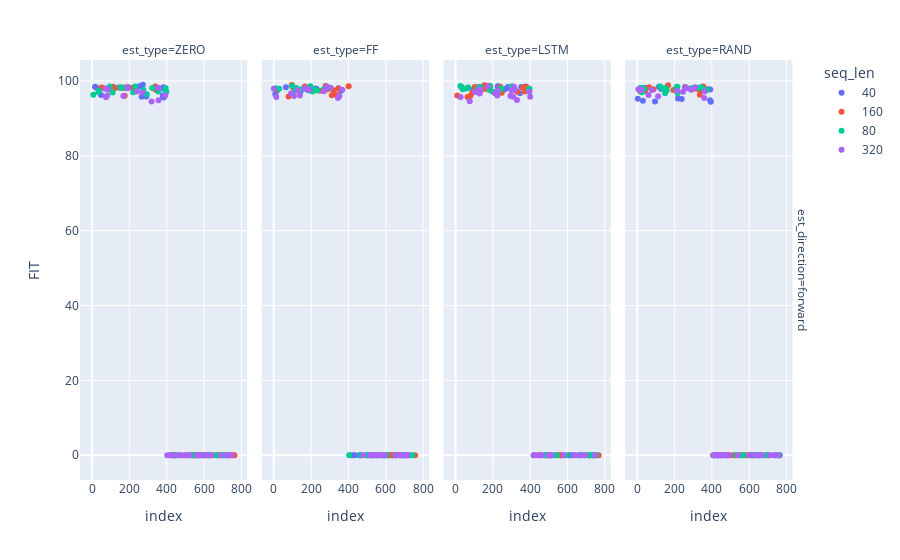

Notebook cell for this chart:
### Code cell
fig = px.scatter(df_30min, y="FIT",
                 facet_col="est_type", facet_row="est_direction", color="seq_len",
                 hover_data=["max_time", "seq_est_len"])
fig.show()

### Figure 1 — Plotly figure (JSON) as saved in the notebook; plotly's stock layout.template omitted (floating-point values rounded to 4 significant figures)
{"data": [{"customdata": [[3600, 80], [3600, 80], [3600, 40], [3600, 20], [1800, 40], [3600, 20], [3600, 40], [3600, 80], [1800, 80], [3600, 20], [1800, 40], [1800, 80], [1800, 80], [1800, 20], [1800, 20], [3600, 10], [1800, 80], [1800, 10], [3600, 10], [1800, 10], [3600, 40], [3600, 40], [1800, 20], [1800, 20], [1800, 10], [3600, 10], [3600, 80], [1800, 40], [3600, 10], [1800, 40], [1800, 10], [3600, 20]], "hovertemplate": "seq_len=40<br>est_direction=forward<br>est_type=ZERO<br>index=%{x}<br>FIT=%{y}<br>max_time=%{customdata[0]}<br>seq_est_len=%{customdata[1]}<extra></extra>", "legendgroup": "40", "marker": {"color": "#636efa", "symbol": "circle"}, "mode": "markers", "name": "40", "orientation": "v", "showlegend": true, "type": "scatter", "x": [272, 254, 16, 194, 382, 106, 143, 162, 22, 388, 59, 109, 385, 89, 235, 48, 379, 291, 266, 384, 431, 449, 504, 565, 576, 590, 622, 626, 630, 691, 714, 721], "xaxis": "x", "y": [98.98, 98.59, 98.47, 98.29, 98.28, 98.28, 98.25, 98.23, 98.23, 98.13, 98.03, 98.01, 97.86, 97.79, 97.53, 96.22, 96.08, 95.87, 95.8, 95.56, 0, 0, 0, 0, 0, 0, 0, 0, 0, 0, 0, 0], "yaxis": "y"}, {"customdata": [[1800, 40], [3600, 20], [1800, 20], [3600, 80], [1800, 40], [3600, 80], [1800, 10], [3600, 40], [3600, 20], [1800, 40], [1800, 80], [3600, 80], [1800, 40], [1800, 20], [3600, 40], [1800, 80], [3600, 10], [3600, 20], [3600, 10], [1800, 80], [1800, 10], [3600, 20], [3600, 80], [1800, 10], [1800, 20], [1800, 80], [1800, 10], [3600, 10], [3600, 40], [1800, 20], [3600, 10], [3600, 40]], "hovertemplate": "seq_len=40<br>est_direction=forward<br>est_type=FF<br>index=%{x}<br>FIT=%{y}<br>max_time=%{customdata[0]}<br>seq_est_len=%{customdata[1]}<extra></extra>", "legendgroup": "40", "marker": {"color": "#636efa", "symbol": "circle"}, "mode": "markers", "name": "40", "orientation": "v", "showlegend": false, "type": "scatter", "x": [65, 169, 346, 198, 223, 230, 151, 117, 185, 17, 360, 144, 8, 408, 425, 433, 458, 471, 497, 503, 506, 516, 527, 614, 618, 636, 655, 677, 693, 700, 717, 728], "xaxis": "x2", "y": [98.35, 98.21, 98.03, 98.02, 98.01, 97.87, 97.71, 97.69, 97.5, 97.44, 97.41, 97.17, 96.42, 0, 0, 0, 0, 0, 0, 0, 0, 0, 0, 0, 0, 0, 0, 0, 0, 0, 0, 0], "yaxis": "y2"}, {"customdata": [[3600, 40], [1800, 80], [3600, 20], [3600, 10], [1800, 10], [3600, 40], [3600, 20], [3600, 80], [3600, 20], [1800, 80], [3600, 40], [1800, 20], [1800, 20], [3600, 80], [1800, 10], [3600, 10], [1800, 20], [3600, 10], [3600, 80], [1800, 20], [1800, 10], [1800, 40], [1800, 40], [3600, 10], [1800, 40], [1800, 80], [3600, 20], [1800, 40], [3600, 40], [3600, 80], [1800, 10], [1800, 80]], "hovertemplate": "seq_len=40<br>est_direction=forward<br>est_type=LSTM<br>index=%{x}<br>FIT=%{y}<br>max_time=%{customdata[0]}<br>seq_est_len=%{customdata[1]}<extra></extra>", "legendgroup": "40", "marker": {"color": "#636efa", "symbol": "circle"}, "mode": "markers", "name": "40", "orientation": "v", "showlegend": false, "type": "scatter", "x": [226, 229, 376, 180, 145, 281, 32, 125, 352, 67, 243, 150, 270, 92, 255, 222, 345, 418, 483, 505, 536, 562, 572, 608, 611, 624, 692, 715, 719, 734, 738, 749], "xaxis": "x3", "y": [98.56, 98.55, 98.5, 98.47, 98.45, 98.4, 98.39, 98.38, 98.37, 98.17, 98.07, 97.96, 97.94, 97.65, 97.54, 97.23, 96.71, 0, 0, 0, 0, 0, 0, 0, 0, 0, 0, 0, 0, 0, 0, 0], "yaxis": "y3"}, {"customdata": [[3600, 40], [3600, 80], [3600, 80], [1800, 80], [3600, 20], [3600, 20], [1800, 20], [1800, 20], [1800, 40], [3600, 80], [1800, 40], [1800, 40], [3600, 10], [1800, 10], [1800, 10], [3600, 10], [3600, 10], [3600, 10], [1800, 10], [1800, 80], [1800, 20], [1800, 40], [3600, 80], [3600, 40], [1800, 20], [3600, 20], [1800, 80], [3600, 40], [3600, 40], [1800, 10], [3600, 20], [1800, 80]], "hovertemplate": "seq_len=40<br>est_direction=forward<br>est_type=RAND<br>index=%{x}<br>FIT=%{y}<br>max_time=%{customdata[0]}<br>seq_est_len=%{customdata[1]}<extra></extra>", "legendgroup": "40", "marker": {"color": "#636efa", "symbol": "circle"}, "mode": "markers", "name": "40", "orientation": "v", "showlegend": false, "type": "scatter", "x": [116, 256, 40, 23, 259, 283, 128, 377, 290, 391, 210, 342, 218, 3, 238, 390, 30, 95, 394, 416, 429, 434, 482, 523, 558, 641, 659, 669, 685, 705, 731, 761], "xaxis": "x4", "y": [98.46, 98.41, 98.21, 98.14, 98.1, 97.93, 97.84, 97.78, 97.77, 97.72, 97.67, 97.59, 95.3, 95.25, 95.17, 94.81, 94.73, 94.54, 94.46, 0, 0, 0, 0, 0, 0, 0, 0, 0, 0, 0, 0, 0], "yaxis": "y4"}, {"customdata": [[3600, 80], [3600, 20], [3600, 20], [3600, 40], [3600, 40], [3600, 20], [3600, 80], [3600, 20], [3600, 40], [1800, 10], [1800, 20], [1800, 10], [1800, 40], [3600, 80], [1800, 80], [1800, 80], [1800, 20], [1800, 40], [1800, 10], [3600, 10], [1800, 80], [1800, 10], [3600, 10], [1800, 40], [1800, 20], [3600, 10], [1800, 40], [1800, 80], [3600, 40], [3600, 80], [1800, 20], [3600, 10]], "hovertemplate": "seq_len=160<br>est_direction=forward<br>est_type=ZERO<br>index=%{x}<br>FIT=%{y}<br>max_time=%{customdata[0]}<br>seq_est_len=%{customdata[1]}<extra></extra>", "legendgroup": "160", "marker": {"color": "#EF553B", "symbol": "circle"}, "mode": "markers", "name": "160", "orientation": "v", "showlegend": true, "type": "scatter", "x": [339, 113, 182, 52, 98, 219, 154, 173, 121, 88, 341, 175, 419, 439, 442, 473, 528, 538, 543, 545, 546, 555, 595, 648, 667, 672, 679, 733, 737, 750, 755, 763], "xaxis": "x", "y": [98.54, 98.42, 98.29, 98.27, 98.21, 98.2, 98.2, 98.12, 98.02, 97.73, 97.62, 96.07, 0, 0, 0, 0, 0, 0, 0, 0, 0, 0, 0, 0, 0, 0, 0, 0, 0, 0, 0, 0], "yaxis": "y"}, {"customdata": [[3600, 80], [3600, 10], [3600, 10], [3600, 40], [3600, 10], [3600, 40], [3600, 20], [1800, 40], [1800, 80], [3600, 10], [3600, 80], [1800, 80], [1800, 10], [1800, 10], [1800, 20], [1800, 20], [1800, 40], [1800, 20], [1800, 10], [3600, 20], [1800, 40], [3600, 40], [3600, 80], [1800, 10], [1800, 20], [1800, 80], [3600, 20], [3600, 80], [1800, 80], [3600, 20], [1800, 40], [3600, 40]], "hovertemplate": "seq_len=160<br>est_direction=forward<br>est_type=FF<br>index=%{x}<br>FIT=%{y}<br>max_time=%{customdata[0]}<br>seq_est_len=%{customdata[1]}<extra></extra>", "legendgroup": "160", "marker": {"color": "#EF553B", "symbol": "circle"}, "mode": "markers", "name": "160", "orientation": "v", "showlegend": false, "type": "scatter", "x": [97, 278, 401, 167, 104, 297, 304, 187, 305, 276, 347, 284, 11, 321, 202, 250, 336, 311, 79, 520, 522, 531, 583, 612, 634, 635, 646, 660, 674, 682, 701, 757], "xaxis": "x2", "y": [98.89, 98.63, 98.57, 98.55, 98.26, 98.15, 98.1, 98.05, 98.0, 97.97, 97.89, 97.71, 97.71, 97.55, 97.49, 97.39, 96.22, 96.14, 95.87, 0, 0, 0, 0, 0, 0, 0, 0, 0, 0, 0, 0, 0], "yaxis": "y2"}, {"customdata": [[3600, 40], [3600, 80], [3600, 20], [3600, 40], [3600, 80], [3600, 80], [3600, 10], [3600, 10], [1800, 20], [3600, 40], [1800, 80], [3600, 10], [1800, 20], [1800, 40], [1800, 40], [1800, 80], [1800, 40], [3600, 20], [1800, 80], [1800, 10], [1800, 10], [1800, 40], [1800, 10], [3600, 10], [1800, 20], [3600, 80], [3600, 20], [1800, 10], [1800, 80], [3600, 40], [1800, 20], [3600, 20]], "hovertemplate": "seq_len=160<br>est_direction=forward<br>est_type=LSTM<br>index=%{x}<br>FIT=%{y}<br>max_time=%{customdata[0]}<br>seq_est_len=%{customdata[1]}<extra></extra>", "legendgroup": "160", "marker": {"color": "#EF553B", "symbol": "circle"}, "mode": "markers", "name": "160", "orientation": "v", "showlegend": false, "type": "scatter", "x": [156, 177, 240, 380, 103, 374, 362, 364, 111, 142, 159, 107, 179, 237, 307, 131, 371, 331, 248, 90, 9, 80, 64, 430, 452, 454, 487, 507, 550, 563, 745, 767], "xaxis": "x3", "y": [98.87, 98.72, 98.47, 98.41, 98.38, 98.31, 98.22, 98.22, 98.0, 97.9, 97.89, 97.85, 97.68, 97.53, 97.48, 97.2, 97.18, 97.13, 96.83, 96.82, 96.12, 96.06, 95.71, 0, 0, 0, 0, 0, 0, 0, 0, 0], "yaxis": "y3"}, {"customdata": [[3600, 80], [3600, 80], [3600, 20], [3600, 20], [3600, 20], [1800, 40], [3600, 40], [1800, 20], [1800, 20], [3600, 80], [1800, 40], [1800, 10], [1800, 80], [1800, 80], [1800, 40], [1800, 10], [1800, 20], [3600, 40], [3600, 40], [3600, 10], [3600, 40], [1800, 20], [1800, 80], [3600, 20], [1800, 40], [1800, 10], [3600, 10], [3600, 80], [1800, 10], [3600, 10], [3600, 10], [1800, 80]], "hovertemplate": "seq_len=160<br>est_direction=forward<br>est_type=RAND<br>index=%{x}<br>FIT=%{y}<br>max_time=%{customdata[0]}<br>seq_est_len=%{customdata[1]}<extra></extra>", "legendgroup": "160", "marker": {"color": "#EF553B", "symbol": "circle"}, "mode": "markers", "name": "160", "orientation": "v", "showlegend": false, "type": "scatter", "x": [165, 353, 63, 262, 325, 358, 350, 316, 298, 87, 334, 193, 42, 15, 335, 406, 428, 456, 460, 484, 492, 513, 540, 574, 589, 603, 606, 620, 623, 653, 699, 740], "xaxis": "x4", "y": [98.85, 98.51, 98.33, 98.2, 98.07, 98.03, 97.98, 97.93, 97.88, 97.77, 97.77, 97.57, 97.33, 97.21, 96.34, 0, 0, 0, 0, 0, 0, 0, 0, 0, 0, 0, 0, 0, 0, 0, 0, 0], "yaxis": "y4"}, {"customdata": [[3600, 80], [3600, 40], [3600, 20], [3600, 40], [1800, 20], [1800, 80], [1800, 20], [3600, 80], [3600, 20], [1800, 40], [3600, 80], [3600, 10], [1800, 40], [1800, 40], [3600, 10], [1800, 10], [3600, 10], [3600, 20], [3600, 10], [1800, 80], [1800, 10], [3600, 40], [3600, 80], [1800, 20], [1800, 80], [1800, 40], [1800, 10], [1800, 10], [3600, 20], [3600, 40], [1800, 80], [1800, 20]], "hovertemplate": "seq_len=80<br>est_direction=forward<br>est_type=ZERO<br>index=%{x}<br>FIT=%{y}<br>max_time=%{customdata[0]}<br>seq_est_len=%{customdata[1]}<extra></extra>", "legendgroup": "80", "marker": {"color": "#00cc96", "symbol": "circle"}, "mode": "markers", "name": "80", "orientation": "v", "showlegend": true, "type": "scatter", "x": [231, 96, 153, 322, 176, 395, 77, 94, 275, 36, 355, 398, 34, 220, 110, 293, 7, 438, 450, 467, 526, 535, 552, 569, 601, 602, 609, 627, 642, 668, 689, 703], "xaxis": "x", "y": [98.52, 98.51, 98.24, 98.12, 98.09, 98.02, 97.98, 97.96, 97.58, 97.37, 97.15, 97.03, 97.02, 96.99, 96.89, 96.41, 96.32, 0, 0, 0, 0, 0, 0, 0, 0, 0, 0, 0, 0, 0, 0, 0], "yaxis": "y"}, {"customdata": [[3600, 80], [3600, 20], [3600, 40], [3600, 40], [3600, 40], [1800, 20], [3600, 20], [3600, 10], [1800, 80], [1800, 40], [1800, 40], [3600, 80], [1800, 20], [1800, 10], [1800, 20], [1800, 80], [3600, 10], [1800, 20], [1800, 40], [1800, 10], [1800, 10], [3600, 20], [1800, 80], [3600, 40], [1800, 80], [3600, 20], [3600, 80], [1800, 40], [3600, 80], [3600, 10], [1800, 10], [3600, 10]], "hovertemplate": "seq_len=80<br>est_direction=forward<br>est_type=FF<br>index=%{x}<br>FIT=%{y}<br>max_time=%{customdata[0]}<br>seq_est_len=%{customdata[1]}<extra></extra>", "legendgroup": "80", "marker": {"color": "#00cc96", "symbol": "circle"}, "mode": "markers", "name": "80", "orientation": "v", "showlegend": false, "type": "scatter", "x": [99, 196, 295, 120, 10, 199, 29, 269, 155, 204, 122, 147, 221, 233, 115, 206, 404, 465, 470, 501, 547, 554, 580, 588, 591, 592, 593, 604, 652, 695, 702, 743], "xaxis": "x2", "y": [98.65, 98.57, 98.21, 98.1, 98.04, 97.98, 97.88, 97.84, 97.82, 97.79, 97.77, 97.75, 97.67, 97.47, 97.41, 97.15, 0, 0, 0, 0, 0, 0, 0, 0, 0, 0, 0, 0, 0, 0, 0, 0], "yaxis": "y2"}, {"customdata": [[3600, 20], [3600, 40], [3600, 10], [3600, 10], [3600, 10], [1800, 40], [1800, 10], [3600, 80], [1800, 40], [1800, 20], [1800, 20], [3600, 80], [1800, 40], [1800, 10], [1800, 80], [1800, 40], [1800, 80], [1800, 80], [3600, 10], [1800, 20], [1800, 20], [1800, 10], [3600, 40], [3600, 40], [3600, 20], [3600, 80], [1800, 80], [1800, 10], [3600, 20], [3600, 20], [3600, 80], [3600, 40]], "hovertemplate": "seq_len=80<br>est_direction=forward<br>est_type=LSTM<br>index=%{x}<br>FIT=%{y}<br>max_time=%{customdata[0]}<br>seq_est_len=%{customdata[1]}<extra></extra>", "legendgroup": "80", "marker": {"color": "#00cc96", "symbol": "circle"}, "mode": "markers", "name": "80", "orientation": "v", "showlegend": false, "type": "scatter", "x": [184, 26, 303, 186, 132, 68, 244, 58, 397, 118, 393, 39, 239, 183, 197, 217, 480, 493, 494, 534, 542, 599, 658, 663, 678, 681, 713, 720, 722, 725, 736, 753], "xaxis": "x3", "y": [98.67, 98.65, 98.61, 98.58, 98.39, 98.24, 98.02, 97.98, 97.9, 97.9, 97.77, 97.75, 97.63, 97.63, 97.18, 96.65, 0, 0, 0, 0, 0, 0, 0, 0, 0, 0, 0, 0, 0, 0, 0, 0], "yaxis": "y3"}, {"customdata": [[3600, 20], [3600, 80], [3600, 20], [1800, 80], [1800, 80], [3600, 20], [1800, 40], [3600, 20], [3600, 40], [3600, 80], [1800, 20], [3600, 40], [3600, 80], [1800, 40], [1800, 40], [3600, 80], [1800, 10], [1800, 10], [3600, 40], [1800, 20], [1800, 80], [1800, 20], [3600, 10], [3600, 10], [3600, 40], [1800, 10], [3600, 10], [1800, 40], [1800, 80], [3600, 10], [1800, 20], [1800, 10]], "hovertemplate": "seq_len=80<br>est_direction=forward<br>est_type=RAND<br>index=%{x}<br>FIT=%{y}<br>max_time=%{customdata[0]}<br>seq_est_len=%{customdata[1]}<extra></extra>", "legendgroup": "80", "marker": {"color": "#00cc96", "symbol": "circle"}, "mode": "markers", "name": "80", "orientation": "v", "showlegend": false, "type": "scatter", "x": [123, 212, 215, 343, 324, 18, 152, 296, 141, 38, 287, 208, 357, 375, 158, 24, 216, 149, 409, 441, 459, 530, 556, 568, 610, 629, 651, 694, 744, 754, 759, 764], "xaxis": "x4", "y": [98.49, 98.45, 98.37, 98.3, 98.21, 98.2, 98.09, 98.08, 97.96, 97.94, 97.83, 97.81, 97.65, 97.58, 97.49, 96.97, 96.7, 96.68, 0, 0, 0, 0, 0, 0, 0, 0, 0, 0, 0, 0, 0, 0], "yaxis": "y4"}, {"customdata": [[3600, 20], [3600, 10], [3600, 20], [3600, 10], [1800, 40], [3600, 40], [1800, 10], [3600, 80], [1800, 10], [1800, 20], [1800, 40], [1800, 80], [1800, 80], [1800, 40], [3600, 40], [3600, 10], [3600, 80], [3600, 40], [3600, 10], [3600, 80], [1800, 80], [1800, 20], [3600, 20], [3600, 20], [1800, 10], [1800, 20], [1800, 80], [1800, 20], [1800, 10], [3600, 80], [1800, 40], [3600, 40]], "hovertemplate": "seq_len=320<br>est_direction=forward<br>est_type=ZERO<br>index=%{x}<br>FIT=%{y}<br>max_time=%{customdata[0]}<br>seq_est_len=%{customdata[1]}<extra></extra>", "legendgroup": "320", "marker": {"color": "#ab63fa", "symbol": "circle"}, "mode": "markers", "name": "320", "orientation": "v", "showlegend": true, "type": "scatter", "x": [354, 189, 191, 73, 84, 241, 271, 392, 81, 168, 75, 356, 319, 403, 423, 424, 451, 477, 496, 519, 521, 561, 567, 582, 598, 617, 640, 690, 723, 727, 730, 748], "xaxis": "x", "y": [98.21, 98.18, 98.05, 97.93, 97.83, 97.15, 96.93, 96.11, 96.1, 95.96, 95.63, 94.84, 94.52, 0, 0, 0, 0, 0, 0, 0, 0, 0, 0, 0, 0, 0, 0, 0, 0, 0, 0, 0], "yaxis": "y"}, {"customdata": [[3600, 40], [3600, 40], [3600, 10], [3600, 20], [3600, 40], [3600, 40], [1800, 20], [1800, 10], [1800, 80], [1800, 40], [1800, 40], [1800, 10], [1800, 80], [1800, 20], [1800, 40], [1800, 20], [3600, 80], [1800, 10], [1800, 20], [3600, 20], [1800, 40], [3600, 20], [1800, 80], [3600, 20], [3600, 10], [3600, 80], [3600, 10], [3600, 80], [1800, 80], [1800, 10], [3600, 10], [3600, 80]], "hovertemplate": "seq_len=320<br>est_direction=forward<br>est_type=FF<br>index=%{x}<br>FIT=%{y}<br>max_time=%{customdata[0]}<br>seq_est_len=%{customdata[1]}<extra></extra>", "legendgroup": "320", "marker": {"color": "#ab63fa", "symbol": "circle"}, "mode": "markers", "name": "320", "orientation": "v", "showlegend": false, "type": "scatter", "x": [285, 302, 171, 166, 0, 190, 367, 130, 127, 268, 93, 140, 108, 351, 13, 344, 478, 517, 524, 541, 548, 557, 566, 570, 579, 596, 654, 661, 684, 686, 712, 716], "xaxis": "x2", "y": [98.42, 98.17, 98.02, 97.92, 97.9, 97.7, 97.63, 97.53, 97.45, 97.22, 96.69, 96.12, 95.94, 95.9, 95.73, 95.42, 0, 0, 0, 0, 0, 0, 0, 0, 0, 0, 0, 0, 0, 0, 0, 0], "yaxis": "y2"}, {"customdata": [[3600, 80], [3600, 40], [3600, 10], [1800, 10], [1800, 40], [1800, 40], [1800, 80], [3600, 20], [3600, 20], [1800, 40], [1800, 40], [1800, 20], [1800, 10], [1800, 80], [1800, 10], [3600, 80], [3600, 40], [1800, 80], [3600, 20], [3600, 40], [1800, 20], [3600, 10], [3600, 20], [3600, 10], [1800, 20], [3600, 80], [1800, 20], [3600, 10], [1800, 10], [3600, 40], [3600, 80], [1800, 80]], "hovertemplate": "seq_len=320<br>est_direction=forward<br>est_type=LSTM<br>index=%{x}<br>FIT=%{y}<br>max_time=%{customdata[0]}<br>seq_est_len=%{customdata[1]}<extra></extra>", "legendgroup": "320", "marker": {"color": "#ab63fa", "symbol": "circle"}, "mode": "markers", "name": "320", "orientation": "v", "showlegend": false, "type": "scatter", "x": [174, 313, 318, 126, 134, 225, 301, 396, 105, 211, 129, 224, 294, 309, 400, 27, 329, 76, 420, 444, 463, 500, 511, 514, 515, 581, 637, 638, 664, 670, 696, 746], "xaxis": "x3", "y": [98.58, 98.47, 97.73, 97.73, 97.58, 97.41, 97.4, 97.09, 97.03, 96.69, 96.61, 96.1, 95.98, 95.78, 95.77, 95.72, 94.92, 94.6, 0, 0, 0, 0, 0, 0, 0, 0, 0, 0, 0, 0, 0, 0], "yaxis": "y3"}, {"customdata": [[3600, 40], [3600, 40], [3600, 10], [3600, 20], [1800, 40], [3600, 10], [3600, 40], [3600, 20], [3600, 80], [1800, 20], [1800, 40], [1800, 10], [1800, 80], [1800, 10], [3600, 10], [1800, 20], [1800, 40], [3600, 10], [1800, 20], [1800, 10], [1800, 80], [3600, 20], [3600, 80], [1800, 20], [3600, 80], [1800, 80], [1800, 10], [1800, 40], [1800, 80], [3600, 20], [3600, 80], [3600, 40]], "hovertemplate": "seq_len=320<br>est_direction=forward<br>est_type=RAND<br>index=%{x}<br>FIT=%{y}<br>max_time=%{customdata[0]}<br>seq_est_len=%{customdata[1]}<extra></extra>", "legendgroup": "320", "marker": {"color": "#ab63fa", "symbol": "circle"}, "mode": "markers", "name": "320", "orientation": "v", "showlegend": false, "type": "scatter", "x": [310, 265, 6, 20, 289, 78, 21, 213, 361, 245, 60, 112, 359, 411, 413, 427, 432, 440, 446, 447, 455, 475, 481, 491, 539, 597, 619, 647, 666, 710, 735, 760], "xaxis": "x4", "y": [98.33, 98.03, 97.81, 97.7, 97.61, 97.58, 97.57, 97.41, 97.21, 97.09, 96.23, 95.92, 95.44, 0, 0, 0, 0, 0, 0, 0, 0, 0, 0, 0, 0, 0, 0, 0, 0, 0, 0, 0], "yaxis": "y4"}], "layout": {"annotations": [{"font": {}, "showarrow": false, "text": "est_type=ZERO", "x": 0.115, "xanchor": "center", "xref": "paper", "y": 1, "yanchor": "bottom", "yref": "paper"}, {"font": {}, "showarrow": false, "text": "est_type=FF", "x": 0.365, "xanchor": "center", "xref": "paper", "y": 1, "yanchor": "bottom", "yref": "paper"}, {"font": {}, "showarrow": false, "text": "est_type=LSTM", "x": 0.615, "xanchor": "center", "xref": "paper", "y": 1, "yanchor": "bottom", "yref": "paper"}, {"font": {}, "showarrow": false, "text": "est_type=RAND", "x": 0.865, "xanchor": "center", "xref": "paper", "y": 1, "yanchor": "bottom", "yref": "paper"}, {"font": {}, "showarrow": false, "text": "est_direction=forward", "textangle": 90, "x": 0.98, "xanchor": "left", "xref": "paper", "y": 0.5, "yanchor": "middle", "yref": "paper"}], "legend": {"title": {"text": "seq_len"}, "tracegroupgap": 0}, "margin": {"t": 60}, "xaxis": {"anchor": "y", "domain": [0, 0.23], "title": {"text": "index"}}, "xaxis2": {"anchor": "y2", "domain": [0.25, 0.48], "matches": "x", "title": {"text": "index"}}, "xaxis3": {"anchor": "y3", "domain": [0.5, 0.73], "matches": "x", "title": {"text": "index"}}, "xaxis4": {"anchor": "y4", "domain": [0.75, 0.98], "matches": "x", "title": {"text": "index"}}, "yaxis": {"anchor": "x", "domain": [0, 1], "title": {"text": "FIT"}}, "yaxis2": {"anchor": "x2", "domain": [0, 1], "matches": "y", "showticklabels": false}, "yaxis3": {"anchor": "x3", "domain": [0, 1], "matches": "y", "showticklabels": false}, "yaxis4": {"anchor": "x4", "domain": [0, 1], "matches": "y", "showticklabels": false}}}
